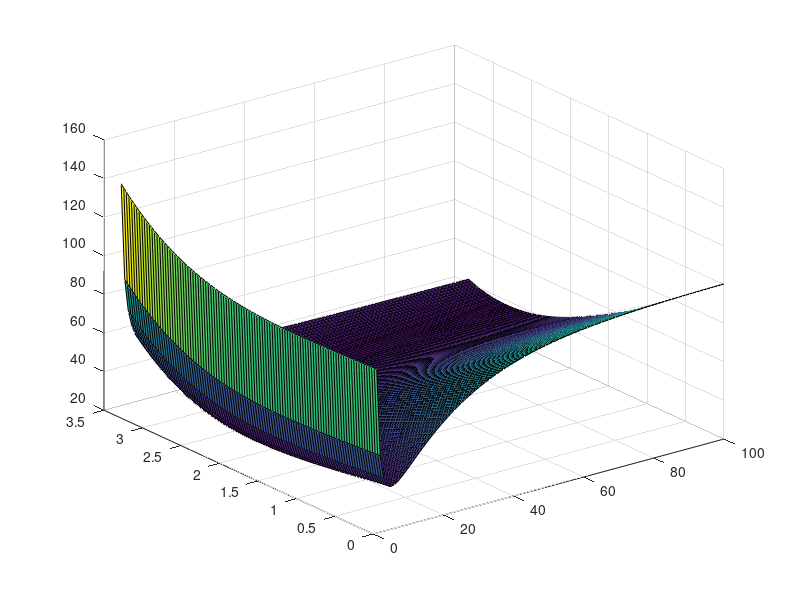

Recreate this plot in MATLAB.
clear;
n=10;
m=100
lambda1=0.05;
lambda2=0.03;
k1=1;
k2=1;
Hun=log2(n);
[T, H] = meshgrid(1:1:100, 0:Hun/100:Hun);
Nun=(1-exp(-lambda1*T)).*(m-(m-1)*H/Hun);
C=4*n*(H/Hun).^4+ m*T.^-1
P=Nun*k1+C*k2;
surf(T,H,P)